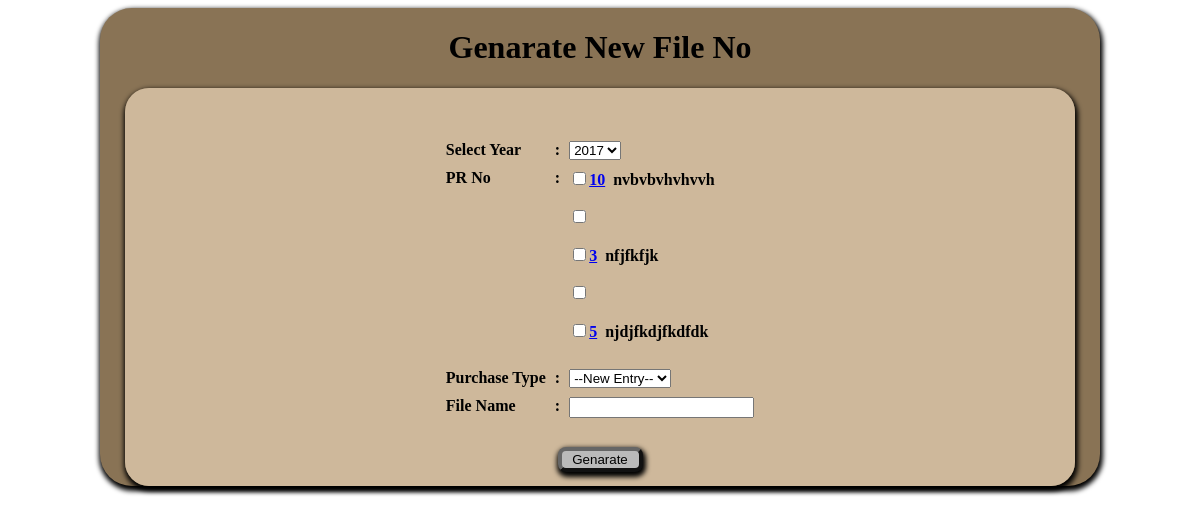
Screenshot of /generatefno.php with the database file from the repository.
### tables this page shows
CREATE TABLE `pc_pr_dtls_tbl` (
  `pr_dtls_code` int(11) NOT NULL,
  `pr_no` varchar(25) NOT NULL,
  `applicant` int(10) NOT NULL,
  `serial_no` int(10) NOT NULL,
  `DivisionCode` int(5) NOT NULL,
  `Name_officer` varchar(300) NOT NULL,
  `descrip` varchar(200) NOT NULL,
  `pr_date` date NOT NULL,
  `quantity` double NOT NULL,
  `pur_ type` varchar(400) NOT NULL,
  `purpose` varchar(600) NOT NULL,
  `DesigCode` int(5) NOT NULL,
  `Dtls_of_equipment` varchar(1000) NOT NULL,
  `est_cost` double NOT NULL,
  `act_cost` double NOT NULL,
  `bud_pro_des` text NOT NULL,
  `alter_source` text NOT NULL,
  `provision_des` varchar(600) NOT NULL,
  `simiar_item` int(10) NOT NULL,
  `similar_des` text NOT NULL,
  `head_rec` int(10) NOT NULL,
  `head_rec_date` date NOT NULL,
  `head_rec_sta` varchar(3) NOT NULL,
  `rec_ddg` int(10) NOT NULL,
  `rec_ddg_date` date NOT NULL,
  `rec_ddg_sta` varchar(3) NOT NULL,
  `autri_dg` int(10) NOT NULL,
  `autri_dg_date` date NOT NULL,
  `autri_dg_sta` varchar(3) NOT NULL,
  `usage_no` int(11) NOT NULL,
  `req_fulfill` varchar(1000) NOT NULL,
  `target_month` varchar(500) NOT NULL,
  `pro_code` varchar(20) NOT NULL,
  `pr_type_no` int(11) NOT NULL,
  `file_no` varchar(25) NOT NULL,
  `remarks` varchar(10) DEFAULT NULL,
  `ap_code` varchar(20) NOT NULL
);

### generatefno.php (the view, shortened to what this page needs)
<!DOCTYPE html>
<html>
<head>
<link href="css/Css_file.css" rel="stylesheet" type="text/css">
</head>
<body>
<div id="wrapp">
<form method="post" action="fnogen.php" >
<table align="center" class="searchResults">
		<table width="94%" height="297"  border="0" align="center" cellpadding="10" cellspacing="1" id="wrapped2">
		   <caption><h1> Genarate New File No</h1></caption>
				   <tr>
					<th>
					<table align="center"  border="0" cellpadding="4" cellspacing="1" style="color:#000000">
                        <tr></tr><br/>
				    <tr>
					<th valign="top" scope="row"><div align="left"> Select Year</div></th>
					<th valign="top">:</th>
					<td align="left">
                    <?php
					$yr=date('y');
	                $yr2=date('Y');
	            echo'<select name = "BudYerLst" id = "BudYerLst" >
		        <option value="'.($yr-2).'">'.($yr2-2).'</option>
		        <option value="'.($yr-1).'">'.($yr2-1).'</option>
		        <option selected value="'.($yr).'">'.($yr2).'</option>
		        <option value="'.($yr+1).'">'.($yr2+1).'</option>
		        <option value="'.($yr+2).'">'.($yr2+2).'</option>';
		           echo'</select>';
					?>
                    </td>
				    </tr>
                  <div class="combobox">
				   <tr>
					<th valign="top" scope="row"><div align="left">PR No</div></th>
					<th valign="top">:</th>
				      <td align="left">
                       <?php
                           $select = "SELECT * FROM pc_pr_dtls_tbl";
                            $result = mysql_query ($select);
                            while ($row = mysql_fetch_array($result))
                            {
								$pr=$row['pr_no'];
                            echo '<div class="checkbox">' .'<input type="checkbox" name="pr_no" value="'.$row['pr_no'].'">';
				            echo"<label><a href='pr_request_view.php?id=$pr'>".$pr.'</a>'."&nbsp;&nbsp;".$row['descrip']."<br><br>".'</label>'.'</div>';
                            }
                         ?>
                       </td>
                      </tr>
				    </div>
			     <tr></tr><br/>
				<tr>
					<th valign="top" scope="row">
                    <div align="left">Purchase Type</div></th>
					<th valign="top">:</th>
				    <td align="left">
                        <select name = "txt_pr_type_no" id ="txt_pr_type_no" onchange = "document.form1.submit()">
                            <?php
                                echo "<option >--New Entry--</option>";
			                 ?>
                        </select>
                    </td>
                </tr>
                    <tr>
				         <th valign="top" scope="row"><div align="left">File Name</div></th>
				       <th valign="top">:</th>
                        <td align="left">
                        <input type="text" name="cupw" id="cupw" value="<?php echo $empt;?>"></td>
				   </tr>
					</table>
                    </th>
				   </tr>
			     <tr align="center">
				 <td class="tbrow" colspan="3" >
				  <table width="100%"align="center" >
					<tr >
						<td class="tbrow" width="22%" >
                            <div align="center">
							<input align="center" name="submit" id="submit" type="submit" value="Genarate" align ="right" class="button" />
							</div>
						</td>
				</tr>
				</table>
				</td>
			   </tr>
  </table>
  </table>
</form>
</div>
</body>
</html>

### css/Css_file.css (style rules this page uses)
Caption { color:#000000; white-space:nowrap; }
#wrapp { width:1000px; margin:auto; background:#897355; box-shadow:1px 3px 5px 2px; border-radius:2em; }
input[type="submit"],#browse,#start-upload,.butt { background:#bababa; border-radius: 8px; border-color:#666666; border-width:4px; width:85px; box-shadow:1px 3px 5px 2px; }
#wrapped2 { background:url(../images/inbg5.png); margin:auto; width:95%; box-shadow:1px 3px 5px 2px; border-radius:1.5em; }
th, td { font-weight:bolder; vertical-align:central; color:#000; font-size:16px; }

### rows the page displays
pc_pr_dtls_tbl: pr_no "10", descrip "nvbvbvhvhvvh"
pc_pr_dtls_tbl: pr_no "3", descrip "nfjfkfjk"
pc_pr_dtls_tbl: pr_no "5", descrip "njdjfkdjfkdfdk"

### other values shown
form field BudYerLst "2017"
